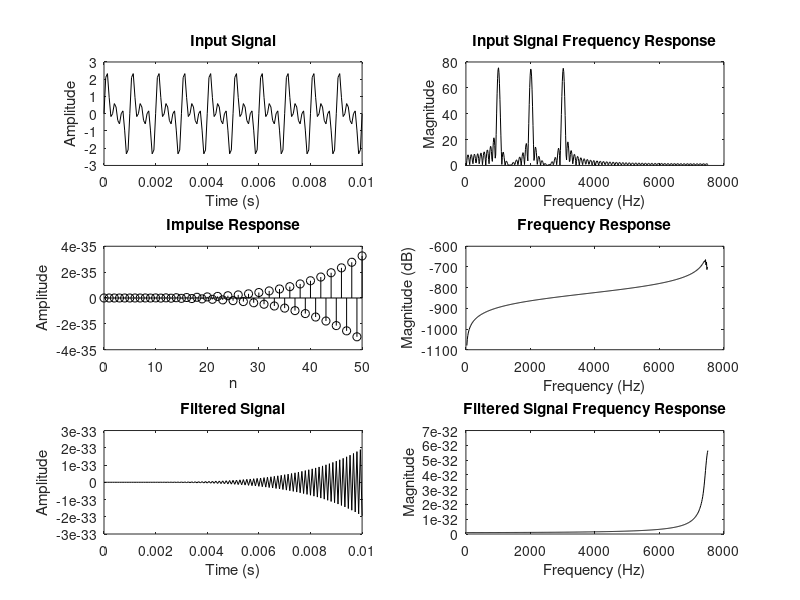

This chart was generated by the following MATLAB code: (Note: this script raises an error after producing the figure.)
clc; clear; close all;

F1 = 1000; F2 = 2000; F3 = 3000;
Fsamp = 15000;
t = 0:1/Fsamp:0.01;
x = sin(2*pi*F1*t) + sin(2*pi*F2*t) + sin(2*pi*F3*t);

fft_ord = 1024;
x_fft = fft(x, fft_ord);

Fs= [1800 2200]; Fp = [1500 2500]; ap = 2.5; as = 30;    
wp=2*Fsamp*tan(pi*Fp/Fsamp);
ws=2*Fsamp*tan(pi*Fs/Fsamp);

[N, wn2] = buttord(wp, ws, ap, as,"s");
[bs1,as1] = butter(N,wn2,"bandpass","s");
[bz1,az2] = bilinear(bs1,as1,Fsamp);

n_range = 0:50; 
h = impz(bz1,az2, length(n_range));

h_freq=freqz(bz1,az2,fft_ord/2);
y = filter(bz1,az2, x);
y_fft=fft(y,fft_ord);

fr = (1:fft_ord/2) * Fsamp / fft_ord;

figure;

[N1, wn1] = buttord(wp, ws, ap, as,"s");
[bs2,as2] = butter(N1,wn1,"bandpass","s");
[bz2,az2] = bilinear(bs2,as2,Fsamp);

h1= impz(bz2,az2, length(n_range));

h_freq1=freqz(bz2,az2,fft_ord/2);
y1= filter(bz2,az2, x);
y_fft1=fft(y,fft_ord);

subplot(3, 2, 1);
plot(t, x, 'k');
title('Input Signal');
ylabel('Amplitude');
xlabel('Time (s)');

subplot(3, 2, 2);
plot(fr, abs(x_fft(1:fft_ord/2)), 'k');
title('Input Signal Frequency Response');
ylabel('Magnitude');
xlabel('Frequency (Hz)');

subplot(3, 2, 3);
stem(n_range, h1, 'k'); 
title('Impulse Response');
ylabel('Amplitude');
xlabel('n');

subplot(3, 2, 4);
plot(fr, 20*log10(abs(h_freq1)), 'k'); 
title('Frequency Response');
ylabel('Magnitude (dB)');
xlabel('Frequency (Hz)');

subplot(3, 2, 5);
plot(t, y1, 'k');
title('Filtered Signal');
ylabel('Amplitude');
xlabel('Time (s)');

subplot(3, 2, 6);
plot(fr, abs(y_fft1(1:fft_ord/2)), 'k');
title('Filtered Signal Frequency Response');
ylabel('Magnitude');
xlabel('Frequency (Hz)');

sgtitle('CHEBYSHEV TYPE 1 BAND PASS FILTER (BILINEAR METHOD)');
saveas(gcf, 'chebyshev1_bandpass.png');
